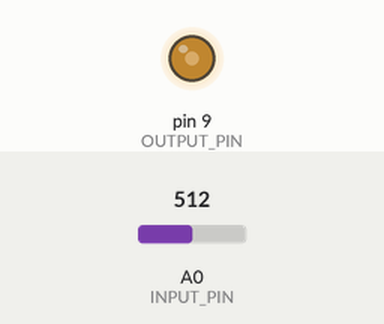
Bench run of a program on a simulated Arduino Nano, built with avr-gcc and run on an emulated ATmega328P. On the bench: output pins drawn as LEDs (lit = HIGH). Inputs (shaded band) come from the test bench; at power-on: A0 (INPUT_PIN) = 512.

Above: at 2.2 s.
2.3 s: A0 (INPUT_PIN) set to 716
At 2.9 s:
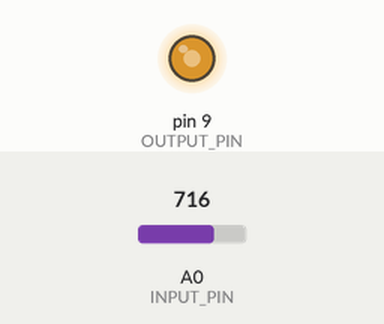
3.8 s: A0 (INPUT_PIN) set to 828
At 5.0 s:
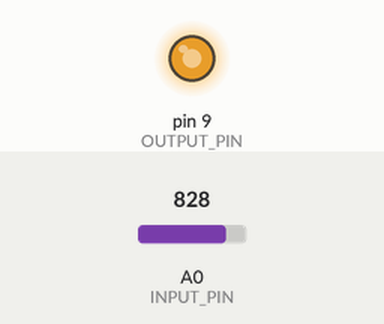
5.3 s: A0 (INPUT_PIN) set to 168
At 6.3 s:
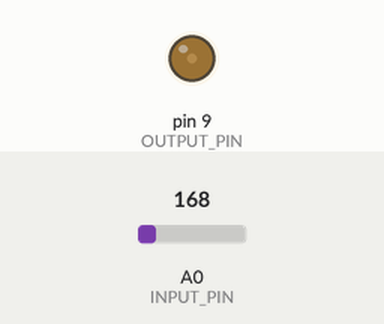
6.8 s: A0 (INPUT_PIN) set to 511
At 7.5 s:
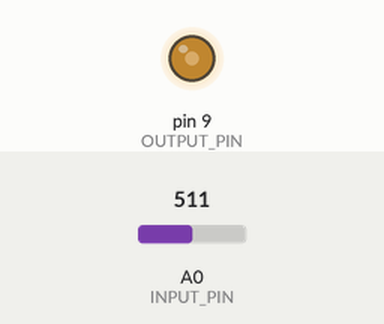
8.3 s: A0 (INPUT_PIN) set to 122
At 8.6 s:
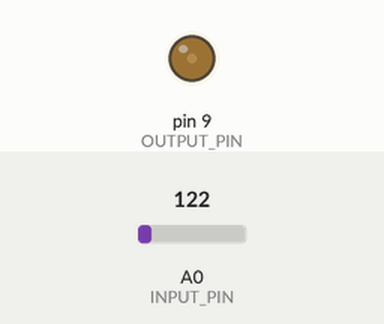
Timing chart, 0 to 10.8 s (numbered marks = the images above; inputs shaded):
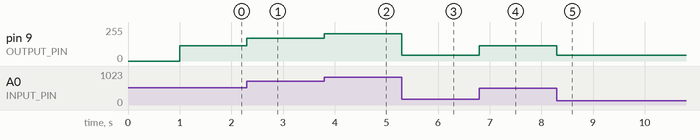

Measured:
- after the input at 2.3 s, pin 9 (OUTPUT_PIN): 115/255 → 172/255 at once
- after the input at 3.8 s, pin 9 (OUTPUT_PIN): 172/255 → 204/255 at once
- after the input at 5.3 s, pin 9 (OUTPUT_PIN): 204/255 → 44/255 at once
- after the input at 6.8 s, pin 9 (OUTPUT_PIN): 44/255 → 115/255 at once
- after the input at 8.3 s, pin 9 (OUTPUT_PIN): 115/255 → 44/255 at once

The program:

main.cpp
```cpp
#include <Arduino.h>

// This is a value interpolation algorithm, it is made for Arduino Nano because it supports 5V,
// but you can use any other board. It is important to respect the bit depth of the input and output signal,
// or you need to add a conversion factor to the algorithm if the bit depth does not match.

const uint16_t MIN_VALUE = 178; // set the minimum value at which the action is activated
const uint16_t MAX_VALUE = 818; // set the maximum value that can be used for control

const uint16_t POINT_10_PERCENTS = 90; // the percentage of the input level for the 10 percent curve point
const uint16_t POINT_20_PERCENTS = 88; // the percentage of the input level for the 20 percent curve point
const uint16_t POINT_30_PERCENTS = 86; // the percentage of the input level for the 30 percent curve point
const uint16_t POINT_40_PERCENTS = 88; // the percentage of the input level for the 40 percent curve point
const uint16_t POINT_50_PERCENTS = 90; // the percentage of the input level for the 50 percent curve point
const uint16_t POINT_60_PERCENTS = 92; // the percentage of the input level for the 60 percent curve point
const uint16_t POINT_70_PERCENTS = 94; // the percentage of the input level for the 70 percent curve point
const uint16_t POINT_80_PERCENTS = 96; // the percentage of the input level for the 80 percent curve point
const uint16_t POINT_90_PERCENTS = 98; // the percentage of the input level for the 90 percent curve point

const uint8_t INPUT_PIN = 0;
const uint8_t OUTPUT_PIN = 9;

const uint16_t ONE_HUNDRED_PERCENTS = 100;
const uint16_t STEP = (MAX_VALUE - MIN_VALUE) / 10;
const uint32_t POINT_10_PERCENTS_OUTPUT = MIN_VALUE + STEP;
const uint32_t POINT_20_PERCENTS_OUTPUT = MIN_VALUE + STEP * 2;
const uint32_t POINT_30_PERCENTS_OUTPUT = MIN_VALUE + STEP * 3;
const uint32_t POINT_40_PERCENTS_OUTPUT = MIN_VALUE + STEP * 4;
const uint32_t POINT_50_PERCENTS_OUTPUT = MIN_VALUE + STEP * 5;
const uint32_t POINT_60_PERCENTS_OUTPUT = MIN_VALUE + STEP * 6;
const uint32_t POINT_70_PERCENTS_OUTPUT = MIN_VALUE + STEP * 7;
const uint32_t POINT_80_PERCENTS_OUTPUT = MIN_VALUE + STEP * 8;
const uint32_t POINT_90_PERCENTS_OUTPUT = MIN_VALUE + STEP * 9;
const uint32_t POINT_10_CALCULATED = POINT_10_PERCENTS * POINT_10_PERCENTS_OUTPUT / ONE_HUNDRED_PERCENTS;
const uint32_t POINT_20_CALCULATED = POINT_20_PERCENTS * POINT_20_PERCENTS_OUTPUT / ONE_HUNDRED_PERCENTS;
const uint32_t POINT_30_CALCULATED = POINT_30_PERCENTS * POINT_30_PERCENTS_OUTPUT / ONE_HUNDRED_PERCENTS;
const uint32_t POINT_40_CALCULATED = POINT_40_PERCENTS * POINT_40_PERCENTS_OUTPUT / ONE_HUNDRED_PERCENTS;
const uint32_t POINT_50_CALCULATED = POINT_50_PERCENTS * POINT_50_PERCENTS_OUTPUT / ONE_HUNDRED_PERCENTS;
const uint32_t POINT_60_CALCULATED = POINT_60_PERCENTS * POINT_60_PERCENTS_OUTPUT / ONE_HUNDRED_PERCENTS;
const uint32_t POINT_70_CALCULATED = POINT_70_PERCENTS * POINT_70_PERCENTS_OUTPUT / ONE_HUNDRED_PERCENTS;
const uint32_t POINT_80_CALCULATED = POINT_80_PERCENTS * POINT_80_PERCENTS_OUTPUT / ONE_HUNDRED_PERCENTS;
const uint32_t POINT_90_CALCULATED = POINT_90_PERCENTS * POINT_90_PERCENTS_OUTPUT / ONE_HUNDRED_PERCENTS;

// TODO COMMENT THIS IN analogWrite() arduino library METHOD!!!
//	else if (val == 255)
//	{
//		digitalWrite(pin, HIGH);
//	}

void setValue(uint16_t result) {
    if (result <= MIN_VALUE) {
        analogWrite(OUTPUT_PIN, MIN_VALUE);
        return;
    }
    if (result > MIN_VALUE && result < MAX_VALUE) {
        analogWrite(OUTPUT_PIN, result);
        return;
    }
    if (result >= MAX_VALUE) {
        analogWrite(OUTPUT_PIN, MAX_VALUE);
        return;
    }
}

void calculate() {
    uint16_t input = analogRead(INPUT_PIN);
    if (input <= MIN_VALUE) {
        setValue(MIN_VALUE);
        return;
    }
    if (input <= POINT_10_PERCENTS_OUTPUT) {
        uint16_t result = ((MIN_VALUE * (POINT_10_PERCENTS_OUTPUT - input)
                            + (POINT_10_CALCULATED * (input - MIN_VALUE))) / STEP);
        setValue(result);
        return;
    }
    if (input <= POINT_20_PERCENTS_OUTPUT) {
        uint16_t result = ((POINT_10_CALCULATED * (POINT_20_PERCENTS_OUTPUT - input)
                            + (POINT_20_CALCULATED * (input - POINT_10_PERCENTS_OUTPUT))) / STEP);
        setValue(result);
        return;
    }
    if (input <= POINT_30_PERCENTS_OUTPUT) {
        uint16_t result = ((POINT_20_CALCULATED * (POINT_30_PERCENTS_OUTPUT - input)
                            + (POINT_30_CALCULATED * (input - POINT_20_PERCENTS_OUTPUT))) / STEP);
        setValue(result);
        return;
    }
    if (input <= POINT_40_PERCENTS_OUTPUT) {
        uint16_t result = ((POINT_30_CALCULATED * (POINT_40_PERCENTS_OUTPUT - input)
                            + (POINT_40_CALCULATED * (input - POINT_30_PERCENTS_OUTPUT))) / STEP);
        setValue(result);
        return;
    }
    if (input <= POINT_50_PERCENTS_OUTPUT) {
        uint16_t result = ((POINT_40_CALCULATED * (POINT_50_PERCENTS_OUTPUT - input)
                            + (POINT_50_CALCULATED * (input - POINT_40_PERCENTS_OUTPUT))) / STEP);
        setValue(result);
        return;
    }
    if (input <= POINT_60_PERCENTS_OUTPUT) {
        uint16_t result = ((POINT_50_CALCULATED * (POINT_60_PERCENTS_OUTPUT - input)
                            + (POINT_60_CALCULATED * (input - POINT_50_PERCENTS_OUTPUT))) / STEP);
        setValue(result);
        return;
    }
    if (input <= POINT_70_PERCENTS_OUTPUT) {
        uint16_t result = ((POINT_60_CALCULATED * (POINT_70_PERCENTS_OUTPUT - input)
                            + (POINT_70_CALCULATED * (input - POINT_60_PERCENTS_OUTPUT))) / STEP);
        setValue(result);
        return;
    }
    if (input <= POINT_80_PERCENTS_OUTPUT) {
        uint16_t result = ((POINT_70_CALCULATED * (POINT_80_PERCENTS_OUTPUT - input)
                            + (POINT_80_CALCULATED * (input - POINT_70_PERCENTS_OUTPUT))) / STEP);
        setValue(result);
        return;
    }
    if (input <= POINT_90_PERCENTS_OUTPUT) {
        uint16_t result = ((POINT_80_CALCULATED * (POINT_90_PERCENTS_OUTPUT - input)
                            + (POINT_90_CALCULATED * (input - POINT_80_PERCENTS_OUTPUT))) / STEP);
        setValue(result);
        return;
    }
    if (input < MAX_VALUE) {
        uint16_t result = ((POINT_90_CALCULATED * (MAX_VALUE - input)
                            + (MAX_VALUE * (input - POINT_90_PERCENTS_OUTPUT))) / STEP);
        setValue(result);
        return;
    }
    if (input >= MAX_VALUE) {
        setValue(MAX_VALUE);
        return;
    }
}


void setup() {
    TCCR1A = 0b00000011; // 10bit for Arduino Nano
    TCCR1B = 0b00001001; // x1 fast pwm 15.6khz for Arduino Nano
    analogReference(DEFAULT);
    pinMode(INPUT_PIN, INPUT);
    pinMode(OUTPUT_PIN, OUTPUT);
    delay(1000);
}

void loop() {
    calculate();
}
```
